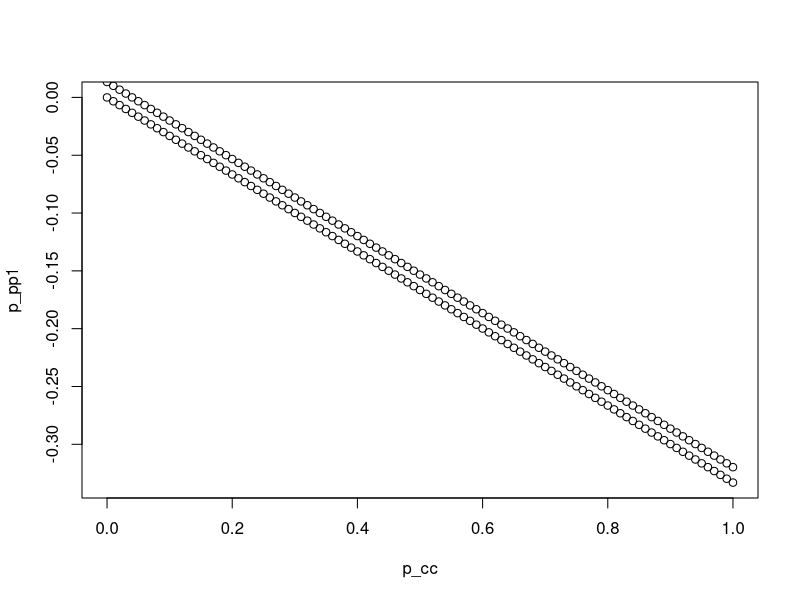
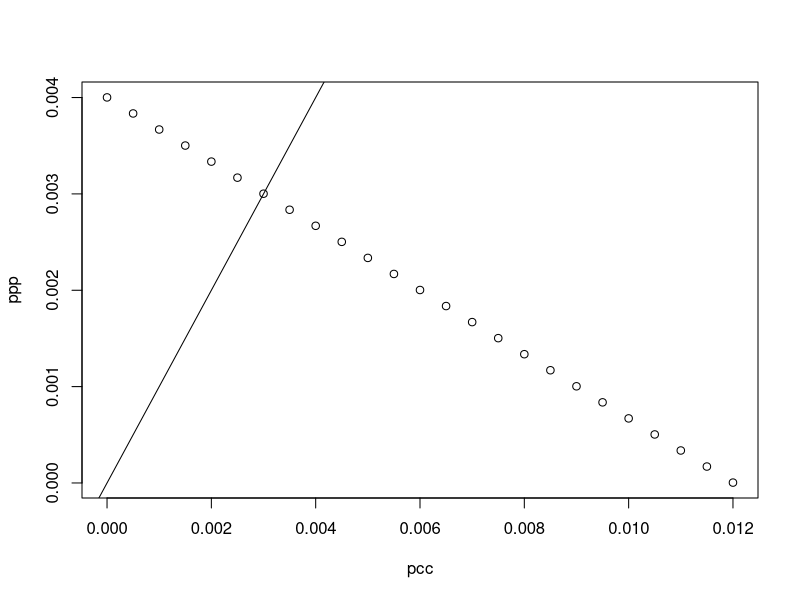
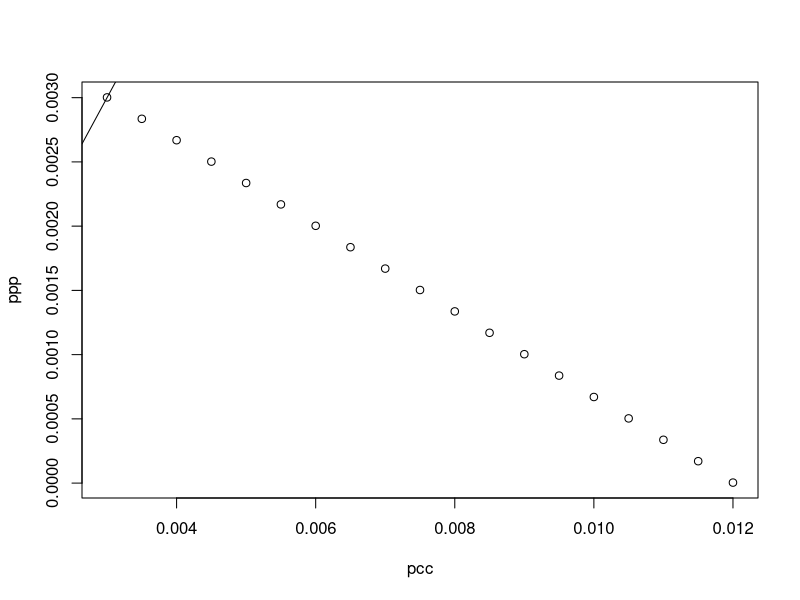

The R script that drew these images, in order:
# install.packages("plot3D")
# library(plot3D)

network_size = 1000
average_degree1 = 0
average_degree2 = 10
p_cc <- seq(0,1,0.01)
p_pp1 <- (average_degree1 - (network_size - 1) * p_cc / 4) * (4/(3 * network_size -1))
p_pp2 <- (average_degree2 - (network_size - 1) * p_cc / 4) * (4/(3 * network_size -1))


#scatter3D(average_degree, p_cc, p_pp)
plot(p_cc, p_pp1)
points(p_cc, p_pp2)

p_cc <- 0.003
average_degree1 = 3
network_size =1000
p_pp <- (average_degree1 - (network_size - 1) * p_cc / 4) * (4/(3 * network_size -1))
p_pp

ppp = 0
average_degree = 3
pcc = (average_degree - ppp / (4*(3*network_size - 1)))*4/(network_size-1)
pcc
# z=3 0.012, z=10, 0.0400, z=7 0.0280
pcc = seq(0,0.012, 0.0005)
network_size = 1000
average_degree = 3
ppp <- (average_degree - (network_size - 1) * pcc / 4) * (4/(3 * network_size -1))
plot(pcc, ppp)
abline(a=0,b=1)

# z = 3
pcc = seq(0.003, 0.012, 0.0005)
network_size = 1000
average_degree = 3
ppp <- (average_degree - (network_size - 1) * pcc / 4) * (4/(3 * network_size -1))
plot(pcc, ppp)
abline(a=0,b=1)

# if pp=cp=cc
average_degree = seq(0,10,1)
p = average_degree/(network_size-0.5)



get_up_bound_cc <- function(average_degree, network_size = 1000){
  # this bound happened at the pp = 0
  ppp = 0
  pcc = (average_degree - ppp / (4*(3*network_size - 1)))*4/(network_size-1)
  return (pcc)
}
p_cc = get_up_bound_cc(3)
p_cc

get_low_bound_cc <- function(average_degree, network_size = 1000){
  # this bound happened at the pp = cc
  pcc = average_degree/(network_size-0.5)
  return(pcc)
}
p_cc = get_low_bound_cc(3)
p_cc

